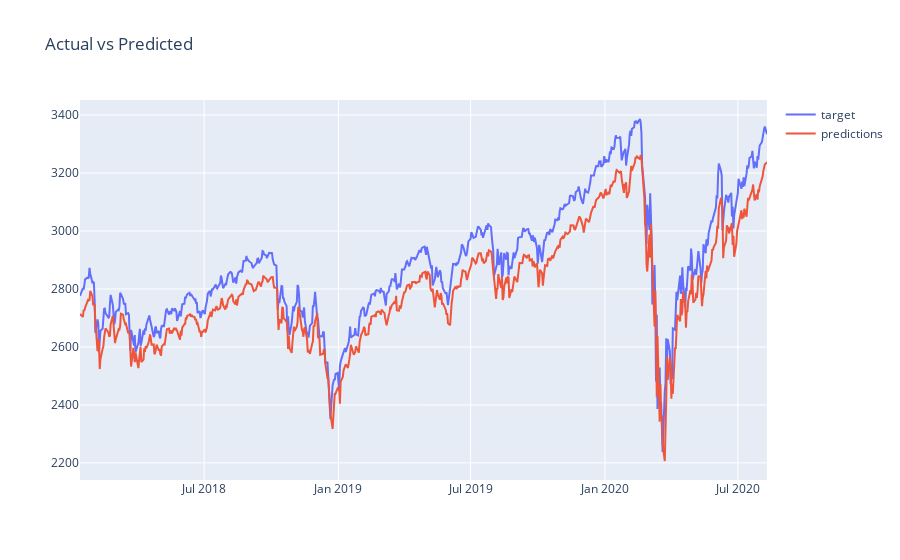

Notebook code for this chart:
### Code cell
# predictions for "Tesla" with alpha = 8
stockname = "sp500"
predictions_stock(stockPrice,stockVol,stockname,alpha=8)

### Figure 1 — Plotly figure (JSON) as saved in the notebook; plotly's stock layout.template omitted (floating-point values rounded to 4 significant figures; data arrays with more than 128 entries replaced by an {"elided": "..."} marker saying what was removed)
{"data": [{"name": "target", "type": "scatter", "x": {"elided": "648 str values"}, "y": {"elided": "648 float values"}}, {"name": "predictions", "type": "scatter", "x": {"elided": "648 str values"}, "y": {"elided": "648 float values"}}], "layout": {"legend": {"tracegroupgap": 0}, "title": {"text": "Actual vs Predicted"}, "xaxis": {"anchor": "y", "domain": [0, 1]}, "yaxis": {"anchor": "x", "domain": [0, 1]}}}
